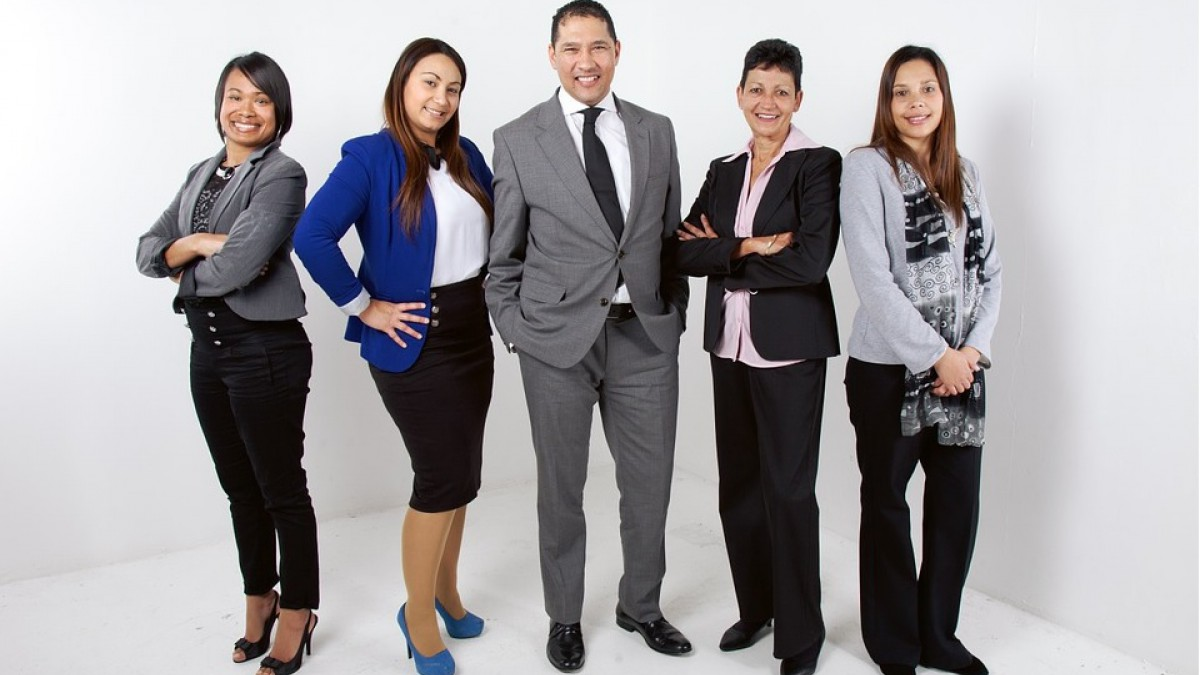
#> input picture peoples.jpg, 1200 x 675 px
$ python detectarRostros.py
#> lines starting #> are read from the running program, lines starting #| are printed output that depends on the picture; after the words box and inside, x2 and y2 are one past the last pixel; in counts of white or black regions, pixels touching at a corner belong together
import cv2

faceClassif = cv2.CascadeClassifier(cv2.data.haarcascades+'haarcascade_frontalface_default.xml')

image = cv2.imread('peoples.jpg')
#> image is the input picture: shape (675, 1200, 3); mean B, G, R 160.6, 157.8, 161
imageAux = image.copy()
gray = cv2.cvtColor(image, cv2.COLOR_BGR2GRAY)
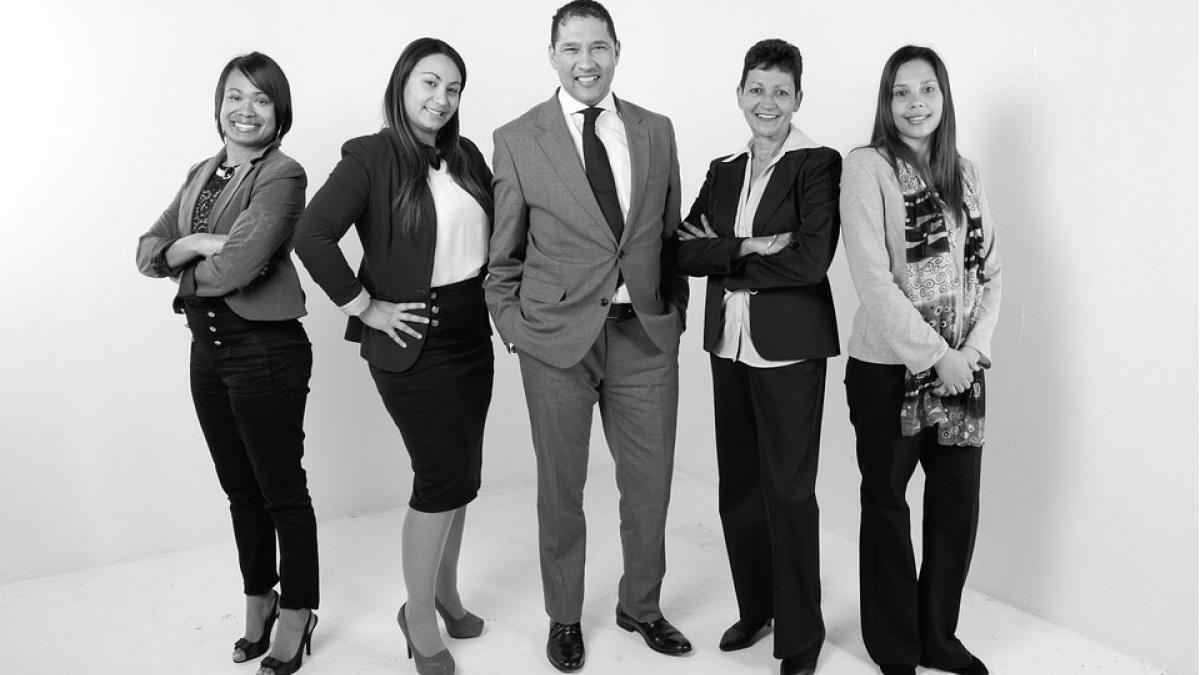
#> gray: shape (675, 1200); min 0, max 255, mean 159

faces = faceClassif.detectMultiScale(gray, 1.1, 5)
#> faces = [[214, 73, 64, 64], [549, 20, 74, 74], [735, 66, 67, 67], [881, 65, 71, 71], [402, 59, 68, 68]]

count = 0

for (x,y,w,h) in faces:

    cv2.rectangle(image, (x,y),(x+w,y+h),(128,0,255),2)
    rostro = imageAux[y:y+h,x:x+w]
    rostro = cv2.resize(rostro,(150,150), interpolation=cv2.INTER_CUBIC)
    cv2.imwrite('rostro_{}.jpg'.format(count),rostro)
    count = count + 1

    cv2.imshow('rostro',rostro)
    cv2.imshow('image',image)
    cv2.waitKey(0)
#> this loop made 5 passes
#> pass 1, `rostro = imageAux[y:y+h,x:x+w]`:
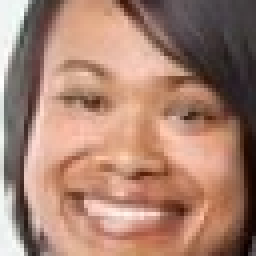
#> rostro: shape (64, 64, 3) (shown 4 times larger); mean B, G, R 112.5, 129.3, 167.8
#> pass 1, `rostro = cv2.resize(rostro,(150,150), interpolation=cv2.INTER_CUBIC)`:
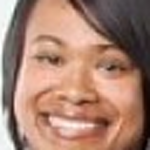
#> rostro: shape (150, 150, 3); mean B, G, R 112.5, 129.3, 167.7
#> pass 1, `cv2.imshow('image',image)`:
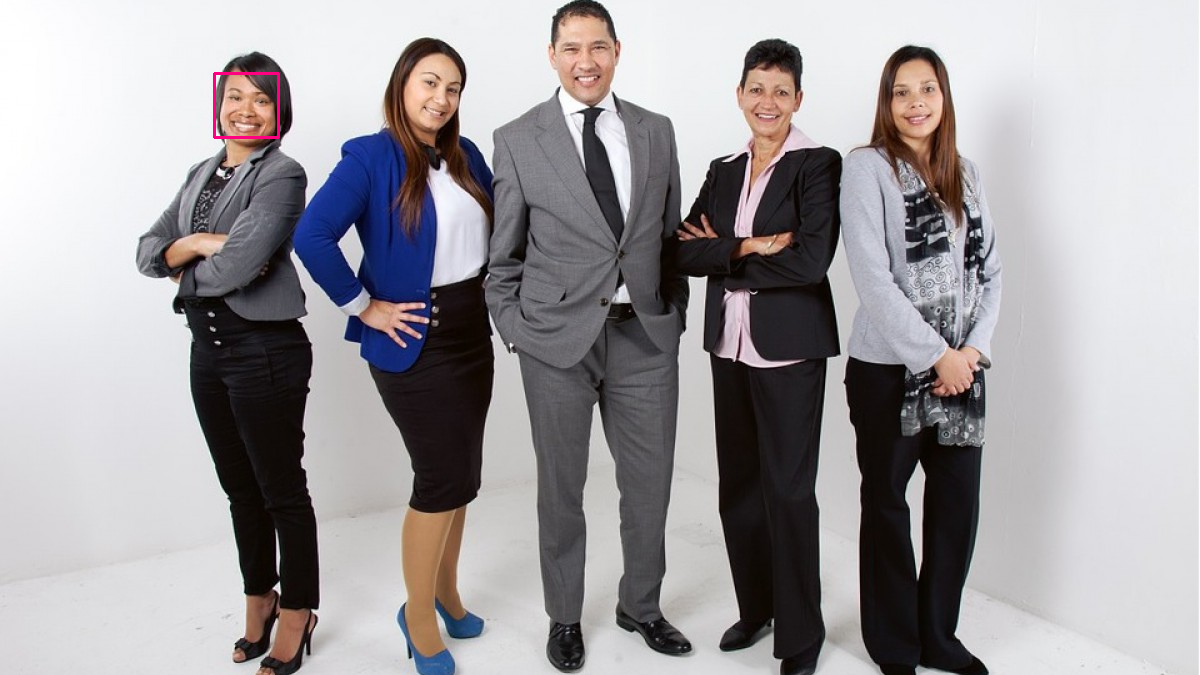
#> window 'image': shape (675, 1200, 3); mean B, G, R 160.6, 157.6, 161.1
#> pass 2, `rostro = imageAux[y:y+h,x:x+w]`:
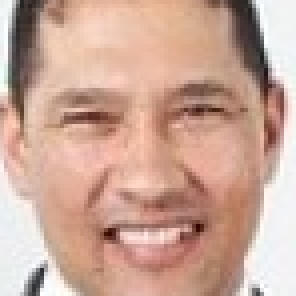
#> rostro: shape (74, 74, 3) (shown 4 times larger); mean B, G, R 151.7, 166.8, 203
#> after the loop:
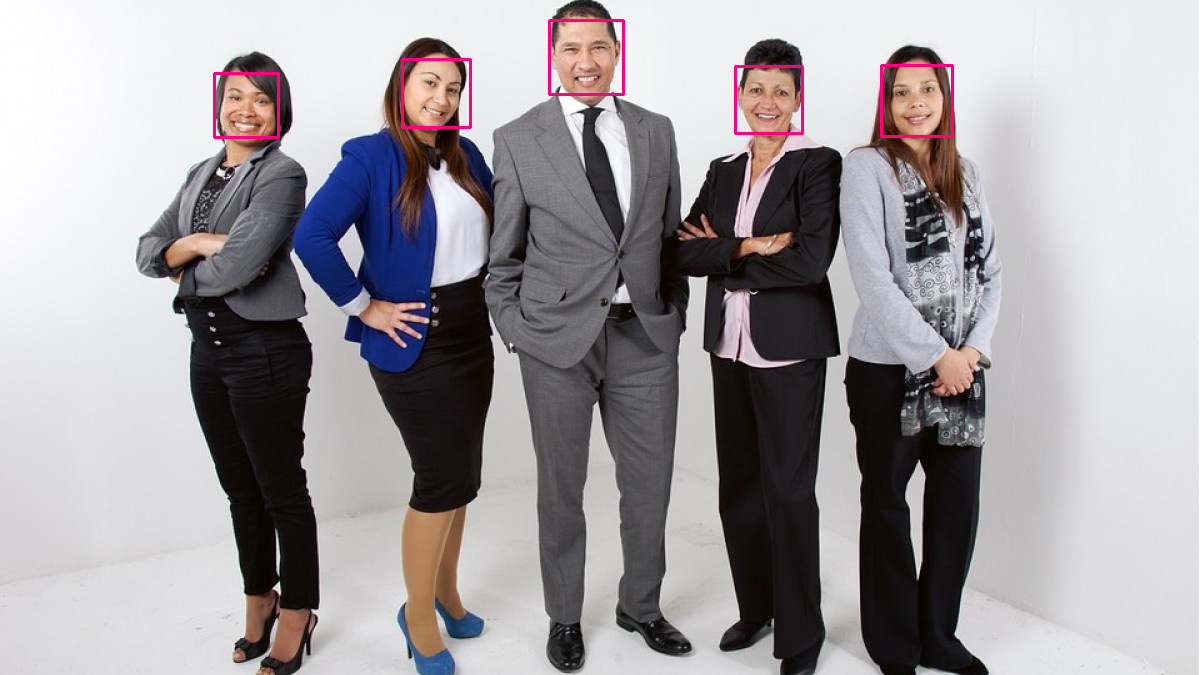
#> image: shape (675, 1200, 3); 0.51% of pixels changed, all inside (x1, y1, x2, y2) = (213, 19, 954, 139)
#> after the loop, count = 5

cv2.destroyAllWindows()

$ run again, with jn.jpg copied over peoples.jpg
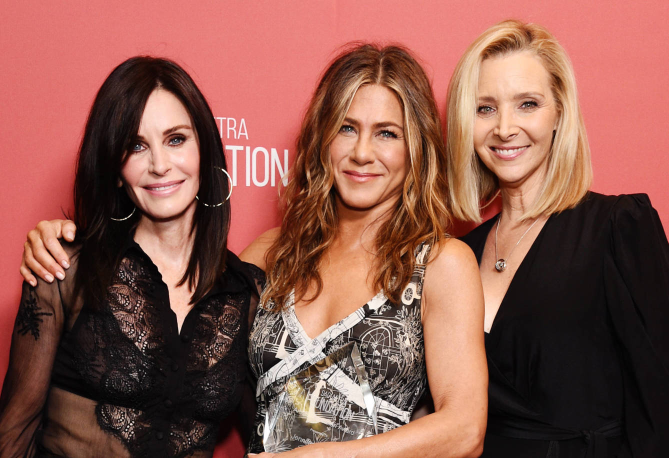
#> input picture jn.jpg, 1338 x 916 px (shown at 1/2 size)
#> image is the input picture: shape (916, 1338, 3); mean B, G, R 77.5, 88.3, 139.5
#> faces = [[627, 183, 209, 209], [215, 204, 209, 209], [897, 121, 233, 233]]
#> the loop `for (x,y,w,h) in faces: ` made 3 passes
#> pass 1, `rostro = cv2.resize(rostro,(150,150), interpolation=cv2.INTER_CUBIC)`:
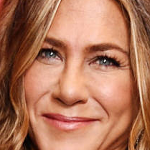
#> rostro: shape (150, 150, 3); mean B, G, R 90.5, 117.1, 175.3
#> after the loop `for (x,y,w,h) in faces:`:
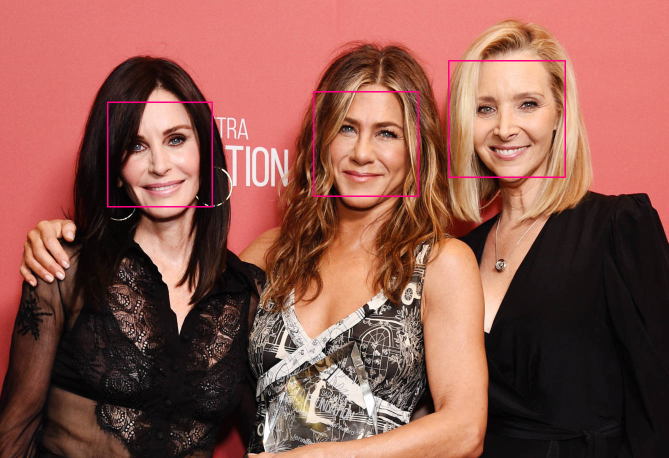
#> image: shape (916, 1338, 3) (shown at 1/2 size); 0.64% of pixels changed, all inside (x1, y1, x2, y2) = (214, 120, 1132, 415)
#> after the loop `for (x,y,w,h) in faces:`: count = 3
